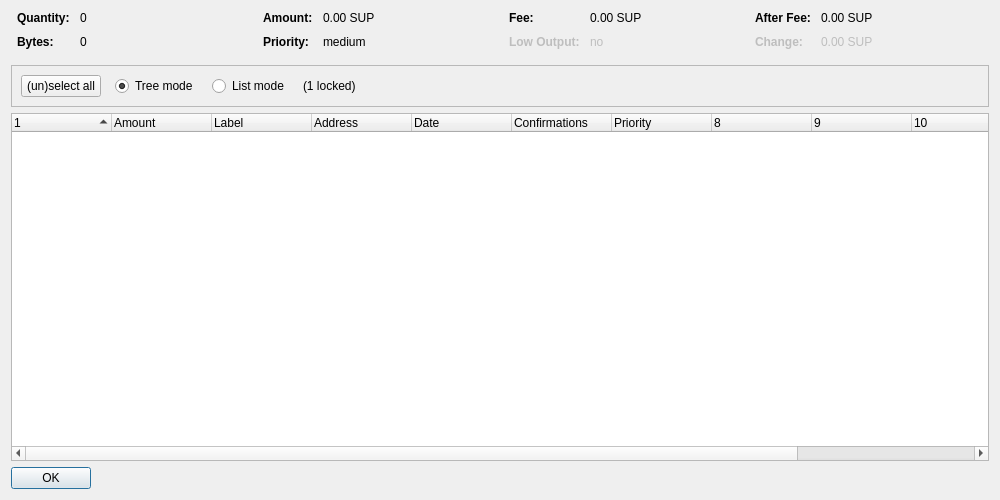
<?xml version="1.0" encoding="UTF-8"?>
<ui version="4.0">
 <class>CoinControlDialog</class>
 <widget class="QDialog" name="CoinControlDialog">
  <property name="geometry">
   <rect>
    <x>0</x>
    <y>0</y>
    <width>1000</width>
    <height>500</height>
   </rect>
  </property>
  <property name="windowTitle">
   <string>Coin Control Address Selection</string>
  </property>
  <layout class="QVBoxLayout" name="verticalLayout">
   <item>
    <layout class="QHBoxLayout" name="horizontalLayoutTop" stretch="0,0,0,0">
     <property name="topMargin">
      <number>0</number>
     </property>
     <property name="bottomMargin">
      <number>10</number>
     </property>
     <item>
      <layout class="QFormLayout" name="formLayoutCoinControl1">
       <property name="horizontalSpacing">
        <number>10</number>
       </property>
       <property name="verticalSpacing">
        <number>10</number>
       </property>
       <property name="leftMargin">
        <number>6</number>
       </property>
       <property name="rightMargin">
        <number>6</number>
       </property>
       <item row="0" column="0">
        <widget class="QLabel" name="labelCoinControlQuantityText">
         <property name="font">
          <font>
           <weight>75</weight>
           <bold>true</bold>
          </font>
         </property>
         <property name="text">
          <string>Quantity:</string>
         </property>
        </widget>
       </item>
       <item row="0" column="1">
        <widget class="QLabel" name="labelCoinControlQuantity">
         <property name="cursor">
          <cursorShape>IBeamCursor</cursorShape>
         </property>
         <property name="contextMenuPolicy">
          <enum>Qt::ActionsContextMenu</enum>
         </property>
         <property name="text">
          <string notr="true">0</string>
         </property>
         <property name="textInteractionFlags">
          <set>Qt::LinksAccessibleByMouse|Qt::TextSelectableByKeyboard|Qt::TextSelectableByMouse</set>
         </property>
        </widget>
       </item>
       <item row="1" column="0">
        <widget class="QLabel" name="labelCoinControlBytesText">
         <property name="font">
          <font>
           <weight>75</weight>
           <bold>true</bold>
          </font>
         </property>
         <property name="text">
          <string>Bytes:</string>
         </property>
        </widget>
       </item>
       <item row="1" column="1">
        <widget class="QLabel" name="labelCoinControlBytes">
         <property name="cursor">
          <cursorShape>IBeamCursor</cursorShape>
         </property>
         <property name="contextMenuPolicy">
          <enum>Qt::ActionsContextMenu</enum>
         </property>
         <property name="text">
          <string notr="true">0</string>
         </property>
         <property name="textInteractionFlags">
          <set>Qt::LinksAccessibleByMouse|Qt::TextSelectableByKeyboard|Qt::TextSelectableByMouse</set>
         </property>
        </widget>
       </item>
      </layout>
     </item>
     <item>
      <layout class="QFormLayout" name="formLayoutCoinControl2">
       <property name="horizontalSpacing">
        <number>10</number>
       </property>
       <property name="verticalSpacing">
        <number>10</number>
       </property>
       <property name="leftMargin">
        <number>6</number>
       </property>
       <property name="rightMargin">
        <number>6</number>
       </property>
       <item row="0" column="0">
        <widget class="QLabel" name="labelCoinControlAmountText">
         <property name="font">
          <font>
           <weight>75</weight>
           <bold>true</bold>
          </font>
         </property>
         <property name="text">
          <string>Amount:</string>
         </property>
        </widget>
       </item>
       <item row="0" column="1">
        <widget class="QLabel" name="labelCoinControlAmount">
         <property name="cursor">
          <cursorShape>IBeamCursor</cursorShape>
         </property>
         <property name="contextMenuPolicy">
          <enum>Qt::ActionsContextMenu</enum>
         </property>
         <property name="text">
          <string notr="true">0.00 SUP</string>
         </property>
         <property name="textInteractionFlags">
          <set>Qt::LinksAccessibleByMouse|Qt::TextSelectableByKeyboard|Qt::TextSelectableByMouse</set>
         </property>
        </widget>
       </item>
       <item row="1" column="0">
        <widget class="QLabel" name="labelCoinControlPriorityText">
         <property name="font">
          <font>
           <weight>75</weight>
           <bold>true</bold>
          </font>
         </property>
         <property name="text">
          <string>Priority:</string>
         </property>
        </widget>
       </item>
       <item row="1" column="1">
        <widget class="QLabel" name="labelCoinControlPriority">
         <property name="cursor">
          <cursorShape>IBeamCursor</cursorShape>
         </property>
         <property name="contextMenuPolicy">
          <enum>Qt::ActionsContextMenu</enum>
         </property>
         <property name="text">
          <string notr="true">medium</string>
         </property>
         <property name="textInteractionFlags">
          <set>Qt::LinksAccessibleByMouse|Qt::TextSelectableByKeyboard|Qt::TextSelectableByMouse</set>
         </property>
        </widget>
       </item>
      </layout>
     </item>
     <item>
      <layout class="QFormLayout" name="formLayoutCoinControl3">
       <property name="horizontalSpacing">
        <number>10</number>
       </property>
       <property name="verticalSpacing">
        <number>10</number>
       </property>
       <property name="leftMargin">
        <number>6</number>
       </property>
       <property name="rightMargin">
        <number>6</number>
       </property>
       <item row="0" column="0">
        <widget class="QLabel" name="labelCoinControlFeeText">
         <property name="font">
          <font>
           <weight>75</weight>
           <bold>true</bold>
          </font>
         </property>
         <property name="text">
          <string>Fee:</string>
         </property>
        </widget>
       </item>
       <item row="0" column="1">
        <widget class="QLabel" name="labelCoinControlFee">
         <property name="cursor">
          <cursorShape>IBeamCursor</cursorShape>
         </property>
         <property name="contextMenuPolicy">
          <enum>Qt::ActionsContextMenu</enum>
         </property>
         <property name="text">
          <string notr="true">0.00 SUP</string>
         </property>
         <property name="textInteractionFlags">
          <set>Qt::LinksAccessibleByMouse|Qt::TextSelectableByKeyboard|Qt::TextSelectableByMouse</set>
         </property>
        </widget>
       </item>
       <item row="1" column="0">
        <widget class="QLabel" name="labelCoinControlLowOutputText">
         <property name="enabled">
          <bool>false</bool>
         </property>
         <property name="font">
          <font>
           <weight>75</weight>
           <bold>true</bold>
          </font>
         </property>
         <property name="text">
          <string>Low Output:</string>
         </property>
        </widget>
       </item>
       <item row="1" column="1">
        <widget class="QLabel" name="labelCoinControlLowOutput">
         <property name="enabled">
          <bool>false</bool>
         </property>
         <property name="cursor">
          <cursorShape>IBeamCursor</cursorShape>
         </property>
         <property name="contextMenuPolicy">
          <enum>Qt::ActionsContextMenu</enum>
         </property>
         <property name="text">
          <string notr="true">no</string>
         </property>
         <property name="textInteractionFlags">
          <set>Qt::LinksAccessibleByMouse|Qt::TextSelectableByKeyboard|Qt::TextSelectableByMouse</set>
         </property>
        </widget>
       </item>
      </layout>
     </item>
     <item>
      <layout class="QFormLayout" name="formLayoutCoinControl4">
       <property name="horizontalSpacing">
        <number>10</number>
       </property>
       <property name="verticalSpacing">
        <number>10</number>
       </property>
       <property name="leftMargin">
        <number>6</number>
       </property>
       <property name="rightMargin">
        <number>6</number>
       </property>
       <item row="0" column="0">
        <widget class="QLabel" name="labelCoinControlAfterFeeText">
         <property name="font">
          <font>
           <weight>75</weight>
           <bold>true</bold>
          </font>
         </property>
         <property name="text">
          <string>After Fee:</string>
         </property>
        </widget>
       </item>
       <item row="0" column="1">
        <widget class="QLabel" name="labelCoinControlAfterFee">
         <property name="cursor">
          <cursorShape>IBeamCursor</cursorShape>
         </property>
         <property name="contextMenuPolicy">
          <enum>Qt::ActionsContextMenu</enum>
         </property>
         <property name="text">
          <string notr="true">0.00 SUP</string>
         </property>
         <property name="textInteractionFlags">
          <set>Qt::LinksAccessibleByMouse|Qt::TextSelectableByKeyboard|Qt::TextSelectableByMouse</set>
         </property>
        </widget>
       </item>
       <item row="1" column="0">
        <widget class="QLabel" name="labelCoinControlChangeText">
         <property name="enabled">
          <bool>false</bool>
         </property>
         <property name="font">
          <font>
           <weight>75</weight>
           <bold>true</bold>
          </font>
         </property>
         <property name="text">
          <string>Change:</string>
         </property>
        </widget>
       </item>
       <item row="1" column="1">
        <widget class="QLabel" name="labelCoinControlChange">
         <property name="enabled">
          <bool>false</bool>
         </property>
         <property name="cursor">
          <cursorShape>IBeamCursor</cursorShape>
         </property>
         <property name="contextMenuPolicy">
          <enum>Qt::ActionsContextMenu</enum>
         </property>
         <property name="text">
          <string notr="true">0.00 SUP</string>
         </property>
         <property name="textInteractionFlags">
          <set>Qt::LinksAccessibleByMouse|Qt::TextSelectableByKeyboard|Qt::TextSelectableByMouse</set>
         </property>
        </widget>
       </item>
      </layout>
     </item>
    </layout>
   </item>
   <item>
    <widget class="QFrame" name="frame">
     <property name="minimumSize">
      <size>
       <width>0</width>
       <height>40</height>
      </size>
     </property>
     <property name="frameShape">
      <enum>QFrame::StyledPanel</enum>
     </property>
     <property name="frameShadow">
      <enum>QFrame::Sunken</enum>
     </property>
     <layout class="QHBoxLayout" name="horizontalLayout">
      <item>
       <layout class="QHBoxLayout" name="horizontalLayoutPanel" stretch="0,0,0,0,0">
        <property name="spacing">
         <number>14</number>
        </property>
        <item>
         <widget class="QPushButton" name="pushButtonSelectAll">
          <property name="sizePolicy">
           <sizepolicy hsizetype="Maximum" vsizetype="Fixed">
            <horstretch>0</horstretch>
            <verstretch>0</verstretch>
           </sizepolicy>
          </property>
          <property name="text">
           <string>(un)select all</string>
          </property>
         </widget>
        </item>
        <item>
         <widget class="QRadioButton" name="radioTreeMode">
          <property name="sizePolicy">
           <sizepolicy hsizetype="Maximum" vsizetype="Fixed">
            <horstretch>0</horstretch>
            <verstretch>0</verstretch>
           </sizepolicy>
          </property>
          <property name="text">
           <string>Tree mode</string>
          </property>
          <property name="checked">
           <bool>true</bool>
          </property>
         </widget>
        </item>
        <item>
         <widget class="QRadioButton" name="radioListMode">
          <property name="sizePolicy">
           <sizepolicy hsizetype="Maximum" vsizetype="Fixed">
            <horstretch>0</horstretch>
            <verstretch>0</verstretch>
           </sizepolicy>
          </property>
          <property name="text">
           <string>List mode</string>
          </property>
         </widget>
        </item>
        <item>
         <widget class="QLabel" name="labelLocked">
          <property name="text">
           <string notr="true">(1 locked)</string>
          </property>
         </widget>
        </item>
        <item>
         <spacer name="horizontalSpacer">
          <property name="orientation">
           <enum>Qt::Horizontal</enum>
          </property>
          <property name="sizeHint" stdset="0">
           <size>
            <width>40</width>
            <height>20</height>
           </size>
          </property>
         </spacer>
        </item>
       </layout>
      </item>
     </layout>
    </widget>
   </item>
   <item>
    <widget class="CoinControlTreeWidget" name="treeWidget">
     <property name="contextMenuPolicy">
      <enum>Qt::CustomContextMenu</enum>
     </property>
     <property name="sortingEnabled">
      <bool>false</bool>
     </property>
     <property name="columnCount">
      <number>12</number>
     </property>
     <attribute name="headerShowSortIndicator" stdset="0">
      <bool>true</bool>
     </attribute>
     <attribute name="headerStretchLastSection">
      <bool>false</bool>
     </attribute>
     <column>
      <property name="text">
       <string/>
      </property>
     </column>
     <column>
      <property name="text">
       <string>Amount</string>
      </property>
     </column>
     <column>
      <property name="text">
       <string notr="true">Label</string>
      </property>
     </column>
     <column>
      <property name="text">
       <string>Address</string>
      </property>
     </column>
     <column>
      <property name="text">
       <string>Date</string>
      </property>
     </column>
     <column>
      <property name="text">
       <string>Confirmations</string>
      </property>
      <property name="toolTip">
       <string>Confirmed</string>
      </property>
     </column>
     <column>
      <property name="text">
       <string>Priority</string>
      </property>
     </column>
     <column>
      <property name="text">
       <string/>
      </property>
     </column>
     <column>
      <property name="text">
       <string/>
      </property>
     </column>
     <column>
      <property name="text">
       <string/>
      </property>
     </column>
     <column>
      <property name="text">
       <string/>
      </property>
     </column>
     <column>
      <property name="text">
       <string/>
      </property>
     </column>
    </widget>
   </item>
   <item>
    <widget class="QDialogButtonBox" name="buttonBox">
     <property name="sizePolicy">
      <sizepolicy hsizetype="Maximum" vsizetype="Fixed">
       <horstretch>0</horstretch>
       <verstretch>0</verstretch>
      </sizepolicy>
     </property>
     <property name="orientation">
      <enum>Qt::Horizontal</enum>
     </property>
     <property name="standardButtons">
      <set>QDialogButtonBox::Ok</set>
     </property>
    </widget>
   </item>
  </layout>
 </widget>
 <customwidgets>
  <customwidget>
   <class>CoinControlTreeWidget</class>
   <extends>QTreeWidget</extends>
   <header>coincontroltreewidget.h</header>
  </customwidget>
 </customwidgets>
 <resources/>
 <connections/>
</ui>
